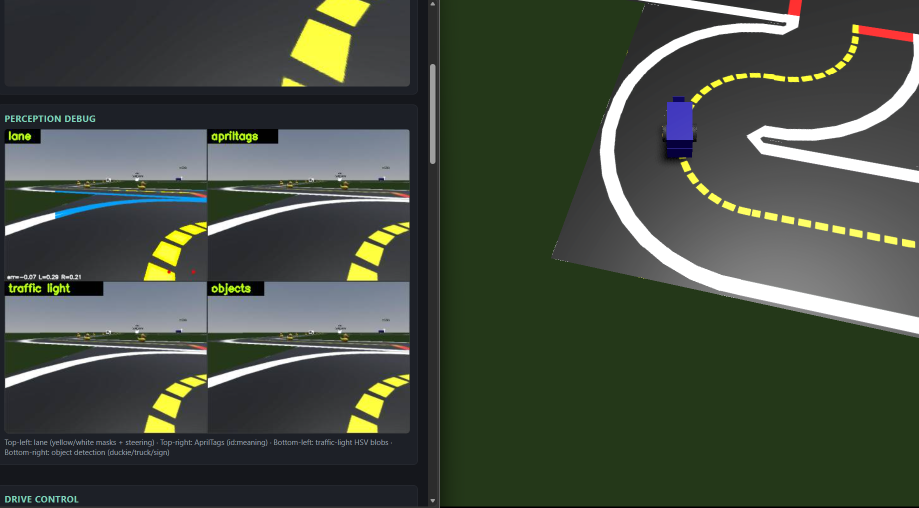
#> input picture img.png, 1838 x 1016 px (shown at 1/2 size)
$ python -i intersection.py   (imports and definitions only)
#> lines starting #> are read from the running program, lines starting #| are printed output that depends on the picture; after the words box and inside, x2 and y2 are one past the last pixel; in counts of white or black regions, pixels touching at a corner belong together
### tasks/project/packages/sign_registry.py
import logging
import os
from dataclasses import dataclass
from typing import Dict, FrozenSet, Optional, Set

logger = logging.getLogger(__name__)

_ALL_TURNS: FrozenSet[str] = frozenset({"left", "right", "straight"})

_TURN_MAP: Dict[str, FrozenSet[str]] = {
    "4-way-intersect":   frozenset({"left", "right", "straight"}),
    "T-intersection":    frozenset({"left", "right"}),
    "right-T-intersect": frozenset({"straight", "right"}),
    "left-T-intersect":  frozenset({"straight", "left"}),
    "oneway-right":      frozenset({"right"}),
    "oneway-left":       frozenset({"left"}),
    "do-not-enter":      frozenset(),
}


@dataclass(frozen=True)
class SignSemantic:
    kind: str
    tag_type: str
    vehicle_name: Optional[str]

    @property
    def available_turns(self) -> Set[str]:
        return set(_TURN_MAP.get(self.kind, _ALL_TURNS))


def _find_db_path() -> str:
    here = os.path.dirname(os.path.abspath(__file__))
    candidates = [
        os.path.join(here, "apriltagsDB.yaml"),
        os.path.join(here, "..", "apriltagsDB.yaml"),
    ]
    for path in candidates:
        if os.path.isfile(path):
            return os.path.normpath(path)
    raise FileNotFoundError("apriltagsDB.yaml not found. Searched: " + str(candidates))


def _load_db() -> Dict[int, SignSemantic]:
    import yaml

    with open(_find_db_path()) as fh:
        entries = yaml.safe_load(fh)

    if not isinstance(entries, list):
        raise ValueError(f"apriltagsDB.yaml: expected list, got {type(entries)}")

    registry: Dict[int, SignSemantic] = {}
    for entry in entries:
        tag_id = entry.get("tag_id")
        if tag_id is None:
            continue
        vehicle_raw = entry.get("vehicle_name")
        registry[int(tag_id)] = SignSemantic(
            kind=entry.get("traffic_sign_type") or "",
            tag_type=entry.get("tag_type") or "",
            vehicle_name=str(vehicle_raw) if vehicle_raw else None,
        )

    logger.info("sign_registry: loaded %d entries", len(registry))
    return registry


try:
    _REGISTRY: Dict[int, SignSemantic] = _load_db()
except Exception as _exc:
    logger.error("sign_registry: failed to load DB — %s", _exc)
    _REGISTRY = {}


def lookup(tag_id: int) -> Optional[SignSemantic]:
    return _REGISTRY.get(tag_id)

### tasks/project/packages/perception/intersection.py
# One thing to flag: lane_mask in is_at_stop_line is assumed to be a binary/grayscale mask where nonzero pixels represent red stop-line pixels. If Person A's traffic light module or Person C's pipeline passes a different format (e.g. a BGR crop), you'll need to align on that before C5 lands.
import math
from typing import List, Optional, Set

import numpy as np

from tasks.project.packages.perception.apriltags import TagObservation
from tasks.project.packages.sign_registry import SignSemantic

_ALL_TURNS = {"left", "right", "straight"}
_CONSTRAINT_KINDS = {
    "4-way-intersect", "T-intersection", "right-T-intersect",
    "left-T-intersect", "oneway-right", "oneway-left", "do-not-enter",
}


# [23 lines left out: function is_at_stop_line, not called in this run]


_RED_LINE_DEFAULTS = {
    # Same red hue ranges as the traffic-light detector (red wraps the hue circle).
    "red_lower_h1": 0, "red_upper_h1": 10, "red_lower_h2": 170, "red_upper_h2": 180,
    "red_lower_s": 120, "red_upper_s": 255, "red_lower_v": 80, "red_upper_v": 255,
    # Bottom fraction of the frame to scan, and how many red pixels mean "line".
    "line_roi_frac": 0.22, "line_min_px": 400,
}


# [52 lines left out: functions red_line_threshold, red_line_pixel_count, detect_red_line, not called in this run]


_RED_BAND_DEFAULTS = {
    # TIGHTER red than the raw-count detector: the venue's orange road markings
    # leak into the wide red range and cause the count to spike far from any line,
    # so the band test uses a narrow, saturated red.
    "red_lower_h1": 0, "red_upper_h1": 8, "red_lower_h2": 172, "red_upper_h2": 180,
    "red_lower_s": 150, "red_upper_s": 255, "red_lower_v": 80, "red_upper_v": 255,
    "band_roi_frac": 0.32,      # bottom fraction of the frame to scan
    "band_center_frac": 0.70,   # only the central X of the width (the lane ahead, not side markings)
    "band_row_min_frac": 0.50,  # a ROW counts as "on the bar" if >= this fraction of the centre window is red
    "band_min_rows_frac": 0.14, # >= this fraction of ROI rows must be "on the bar" => a real horizontal BAND
    "band_max_rows_frac": 0.92, # ... but not essentially the WHOLE ROI (that's a red floor /全-red noise)
}


# [63 lines left out: functions red_band_metrics, merge_turn_constraints, not called in this run]

>>> import cv2
>>> picture = cv2.imread('../../../../img.png')
#> picture is the input picture: shape (1016, 1838, 3); mean B, G, R 63.8, 75.8, 67.7
>>> result = red_line_pixel_count(picture)
#> in red_line_pixel_count, `roi = bgr_frame[int(h * (1.0 - float(c["line_roi_frac"]))):, :]`:
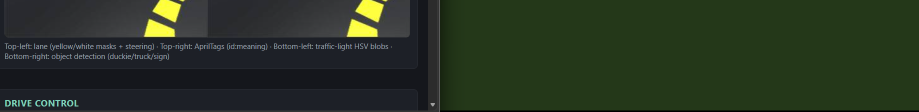
#> roi: shape (224, 1838, 3) (shown at 1/2 size); mean B, G, R 34.8, 51.2, 39.7
#> in red_line_pixel_count, `hsv = cv2.cvtColor(roi, cv2.COLOR_BGR2HSV)`: hsv: shape (224, 1838, 3); mean H, S, V 73.8, 99.3, 53.9
#> in red_line_pixel_count, `m1 = cv2.inRange(hsv, np.array([c["red_lower_h1"], lo_s, lo_v], np.uin..`: m1: shape (224, 1838); every value is 0
#> in red_line_pixel_count, `m2 = cv2.inRange(hsv, np.array([c["red_lower_h2"], lo_s, lo_v], np.uin..`:
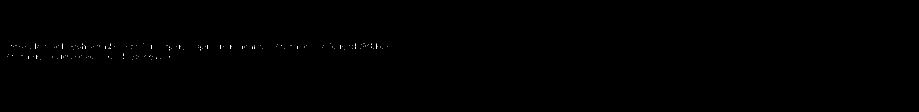
#> m2: shape (224, 1838) (shown at 1/2 size); 0.08% white in thin lines or dots, all inside (x1, y1, x2, y2) = (15, 87, 775, 120)
#> result = 330
